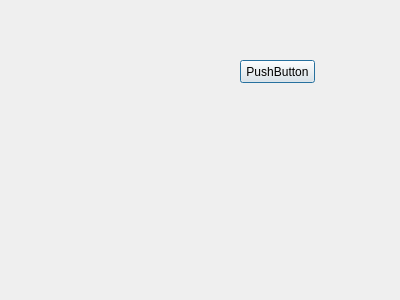
<?xml version="1.0" encoding="UTF-8"?>
<ui version="4.0">
 <class>Dialog</class>
 <widget class="QDialog" name="Dialog">
  <property name="geometry">
   <rect>
    <x>0</x>
    <y>0</y>
    <width>400</width>
    <height>300</height>
   </rect>
  </property>
  <property name="windowTitle">
   <string>Dialog</string>
  </property>
  <widget class="QPushButton" name="pushButton">
   <property name="geometry">
    <rect>
     <x>240</x>
     <y>60</y>
     <width>75</width>
     <height>23</height>
    </rect>
   </property>
   <property name="text">
    <string>PushButton</string>
   </property>
  </widget>
 </widget>
 <resources/>
 <connections/>
</ui>
